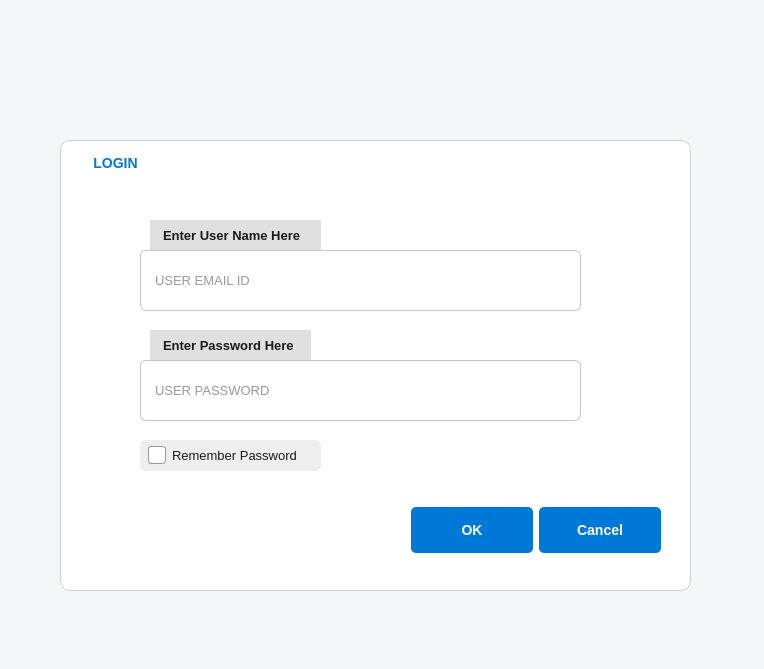
<?xml version="1.0" encoding="UTF-8"?>
<ui version="4.0">
 <class>Dialog</class>
 <widget class="QDialog" name="Dialog">
  <property name="geometry">
   <rect>
    <x>0</x>
    <y>0</y>
    <width>764</width>
    <height>669</height>
   </rect>
  </property>
  <property name="windowTitle">
   <string>Dialog</string>
  </property>
  <property name="windowIcon">
   <iconset>
    <normaloff>../../../../../home/vmgdigital/.designer/backup/premedia.png</normaloff>../../../../../home/vmgdigital/.designer/backup/premedia.png</iconset>
  </property>
  <property name="styleSheet">
   <string notr="true">/* ===============================
🌐 Base Form Style (Clean/Neutral)
================================== */
QDialog, QWidget {
    background-color: #f4f6f8;  /* light neutral background */
    font-family: &quot;Segoe UI&quot;, &quot;Helvetica Neue&quot;, sans-serif;
    font-size: 14px;
    color: #333333;
}

/* ===============================
🖼️ QLabel Styling
================================== */
QLabel {
    background-color: transparent;
    font-size: 13px;
    color: #2e2e2e;
}

QLabel#label_2,
QLabel#label_3 {
    background-color: #e0e0e0;
    padding: 6px 10px;
    border-radius: 0px 5px 0px 5px;
    font-weight: 500;
    color: #1a1a1a;
}

QLabel#label {
    qproperty-alignment: AlignCenter;
    padding: 10px;
}

/* ===============================
📦 QGroupBox Styling
================================== */
QGroupBox {
    background-color: #ffffff;
    border: 1px solid #d1d1d1;
    border-radius: 10px;
    padding: 20px;
    margin-top: 10px;
    font-weight: bold;
}

QGroupBox::title {
    subcontrol-origin: content;
    subcontrol-position: top left;
    margin-top: -12px;
    padding: 4px 10px;
    font-size: 15px;
    color: #0078d7;
}

/* ===============================
🔤 QLineEdit (Inputs)
================================== */
QLineEdit {
    background-color: #ffffff;
    border: 1px solid #bfc5ca;
    border-radius: 6px;
    padding: 8px 12px;
    font-size: 13px;
    color: #333;
}

QLineEdit:focus {
    border: 1px solid #0078d7;
    background-color: #f0faff;
}

/* ===============================
✅ QCheckBox with Clean Label Background
================================== */
QCheckBox {
    spacing: 6px;
    font-size: 13px;
    color: #1a1a1a;
    padding: 6px 8px;
    border-radius: 6px;
    background-color: #eeeeee;
}

QCheckBox::indicator {
    width: 16px;
    height: 16px;
    border-radius: 3px;
    border: 1px solid #999;
    background-color: #ffffff;
}

QCheckBox::indicator:checked {
    background-color: #0078d7;
    image: none;
}

QCheckBox::indicator:hover {
    border: 1px solid #3399ff;
}

/* ===============================
🔘 QRadioButton Styling
================================== */
QRadioButton {
    spacing: 6px;
    font-size: 13px;
    color: #2e2e2e;
    padding: 6px 8px;
}

QRadioButton::indicator {
    width: 16px;
    height: 16px;
    border-radius: 8px;
    border: 2px solid #0078d7;
    background-color: white;
}

QRadioButton::indicator:checked {
    background-color: #0078d7;
}

QRadioButton::indicator:unchecked {
    background-color: white;
    border: 2px solid #bbb;
}

/* ===============================
🧩 QPushButton Styling (Flat &amp; Modern)
================================== */
QPushButton {
    background-color: #0078d7;
    color: white;
    padding: 8px 16px;
    border-radius: 5px;
    font-weight: bold;
    min-width: 90px;
    min-height: 30px;
    border: none;
}

QPushButton:hover {
    background-color: #005a9e;
}

QPushButton:pressed {
    background-color: #004578;
}

/* ===============================
💬 QDialogButtonBox Buttons
================================== */
QDialogButtonBox QPushButton {
    background-color: #0078d7;
    color: white;
    padding: 8px 16px;
    border-radius: 5px;
    font-weight: bold;
    border: none;
    min-width: 90px;
    min-height: 30px;
}

QDialogButtonBox QPushButton:hover {
    background-color: #005a9e;
}

QDialogButtonBox QPushButton:pressed {
    background-color: #004578;
}
</string>
  </property>
  <widget class="QGroupBox" name="groupBox">
   <property name="geometry">
    <rect>
     <x>60</x>
     <y>130</y>
     <width>631</width>
     <height>461</height>
    </rect>
   </property>
   <property name="font">
    <font>
     <family>Segoe UI</family>
     <pointsize>-1</pointsize>
     <weight>75</weight>
     <bold>true</bold>
    </font>
   </property>
   <property name="title">
    <string>LOGIN</string>
   </property>
   <widget class="QLabel" name="label_3">
    <property name="geometry">
     <rect>
      <x>90</x>
      <y>200</y>
      <width>161</width>
      <height>31</height>
     </rect>
    </property>
    <property name="font">
     <font>
      <family>Segoe UI</family>
      <pointsize>-1</pointsize>
      <weight>63</weight>
      <bold>true</bold>
     </font>
    </property>
    <property name="text">
     <string>Enter Password Here</string>
    </property>
   </widget>
   <widget class="QLineEdit" name="usernametxt">
    <property name="geometry">
     <rect>
      <x>80</x>
      <y>120</y>
      <width>441</width>
      <height>61</height>
     </rect>
    </property>
    <property name="font">
     <font>
      <family>Segoe UI</family>
      <pointsize>-1</pointsize>
     </font>
    </property>
    <property name="placeholderText">
     <string>USER EMAIL ID</string>
    </property>
   </widget>
   <widget class="QLineEdit" name="passwordtxt">
    <property name="geometry">
     <rect>
      <x>80</x>
      <y>230</y>
      <width>441</width>
      <height>61</height>
     </rect>
    </property>
    <property name="font">
     <font>
      <family>Segoe UI</family>
      <pointsize>-1</pointsize>
     </font>
    </property>
    <property name="echoMode">
     <enum>QLineEdit::Password</enum>
    </property>
    <property name="placeholderText">
     <string>USER PASSWORD</string>
    </property>
   </widget>
   <widget class="QCheckBox" name="rememberme">
    <property name="enabled">
     <bool>true</bool>
    </property>
    <property name="geometry">
     <rect>
      <x>80</x>
      <y>310</y>
      <width>181</width>
      <height>31</height>
     </rect>
    </property>
    <property name="font">
     <font>
      <family>Segoe UI</family>
      <pointsize>-1</pointsize>
     </font>
    </property>
    <property name="text">
     <string>Remember Password</string>
    </property>
    <property name="checkable">
     <bool>true</bool>
    </property>
    <property name="checked">
     <bool>true</bool>
    </property>
   </widget>
   <widget class="QLabel" name="label_2">
    <property name="geometry">
     <rect>
      <x>90</x>
      <y>90</y>
      <width>171</width>
      <height>30</height>
     </rect>
    </property>
    <property name="font">
     <font>
      <family>Segoe UI</family>
      <pointsize>-1</pointsize>
      <weight>63</weight>
      <bold>true</bold>
     </font>
    </property>
    <property name="text">
     <string>Enter User Name Here</string>
    </property>
   </widget>
   <widget class="QDialogButtonBox" name="buttonBox">
    <property name="geometry">
     <rect>
      <x>350</x>
      <y>370</y>
      <width>251</width>
      <height>61</height>
     </rect>
    </property>
    <property name="orientation">
     <enum>Qt::Horizontal</enum>
    </property>
    <property name="standardButtons">
     <set>QDialogButtonBox::Cancel|QDialogButtonBox::Ok</set>
    </property>
   </widget>
  </widget>
  <widget class="QLabel" name="label">
   <property name="geometry">
    <rect>
     <x>240</x>
     <y>10</y>
     <width>271</width>
     <height>121</height>
    </rect>
   </property>
   <property name="text">
    <string/>
   </property>
   <property name="pixmap">
    <pixmap>../../../../../home/vmgdigital/.designer/backup/vmg-premedia-logo.png</pixmap>
   </property>
   <property name="scaledContents">
    <bool>true</bool>
   </property>
  </widget>
 </widget>
 <resources/>
 <connections>
  <connection>
   <sender>buttonBox</sender>
   <signal>rejected()</signal>
   <receiver>Dialog</receiver>
   <slot>reject()</slot>
   <hints>
    <hint type="sourcelabel">
     <x>316</x>
     <y>260</y>
    </hint>
    <hint type="destinationlabel">
     <x>286</x>
     <y>274</y>
    </hint>
   </hints>
  </connection>
  <connection>
   <sender>buttonBox</sender>
   <signal>accepted()</signal>
   <receiver>Dialog</receiver>
   <slot>accept()</slot>
   <hints>
    <hint type="sourcelabel">
     <x>248</x>
     <y>254</y>
    </hint>
    <hint type="destinationlabel">
     <x>157</x>
     <y>274</y>
    </hint>
   </hints>
  </connection>
 </connections>
</ui>
